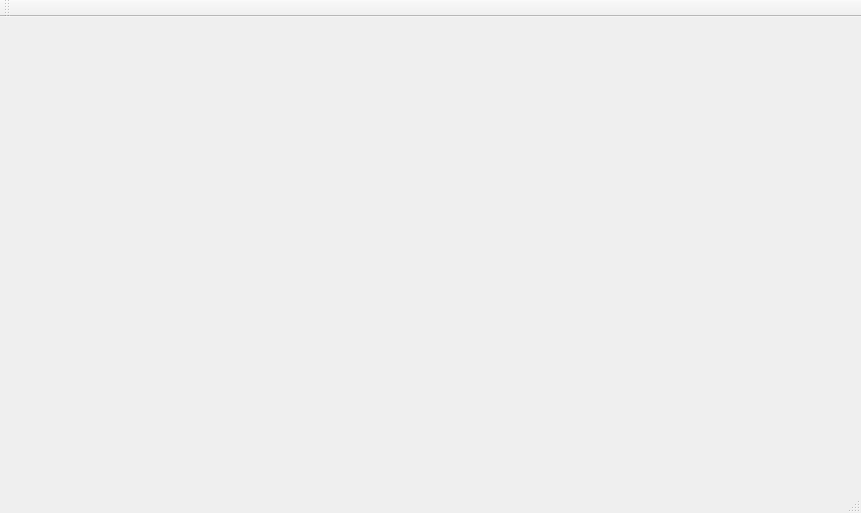
<?xml version="1.0" encoding="UTF-8"?>
<ui version="4.0">
 <class>MainWindow</class>
 <widget class="QMainWindow" name="MainWindow">
  <property name="geometry">
   <rect>
    <x>0</x>
    <y>0</y>
    <width>861</width>
    <height>513</height>
   </rect>
  </property>
  <property name="windowTitle">
   <string>MainWindow</string>
  </property>
  <widget class="QWidget" name="centralWidget">
   <layout class="QVBoxLayout" name="verticalLayout"/>
  </widget>
  <widget class="QMenuBar" name="menuBar">
   <property name="geometry">
    <rect>
     <x>0</x>
     <y>0</y>
     <width>861</width>
     <height>25</height>
    </rect>
   </property>
  </widget>
  <widget class="QToolBar" name="mainToolBar">
   <attribute name="toolBarArea">
    <enum>TopToolBarArea</enum>
   </attribute>
   <attribute name="toolBarBreak">
    <bool>false</bool>
   </attribute>
  </widget>
  <widget class="QStatusBar" name="statusBar"/>
 </widget>
 <layoutdefault spacing="6" margin="11"/>
 <resources/>
 <connections/>
</ui>
